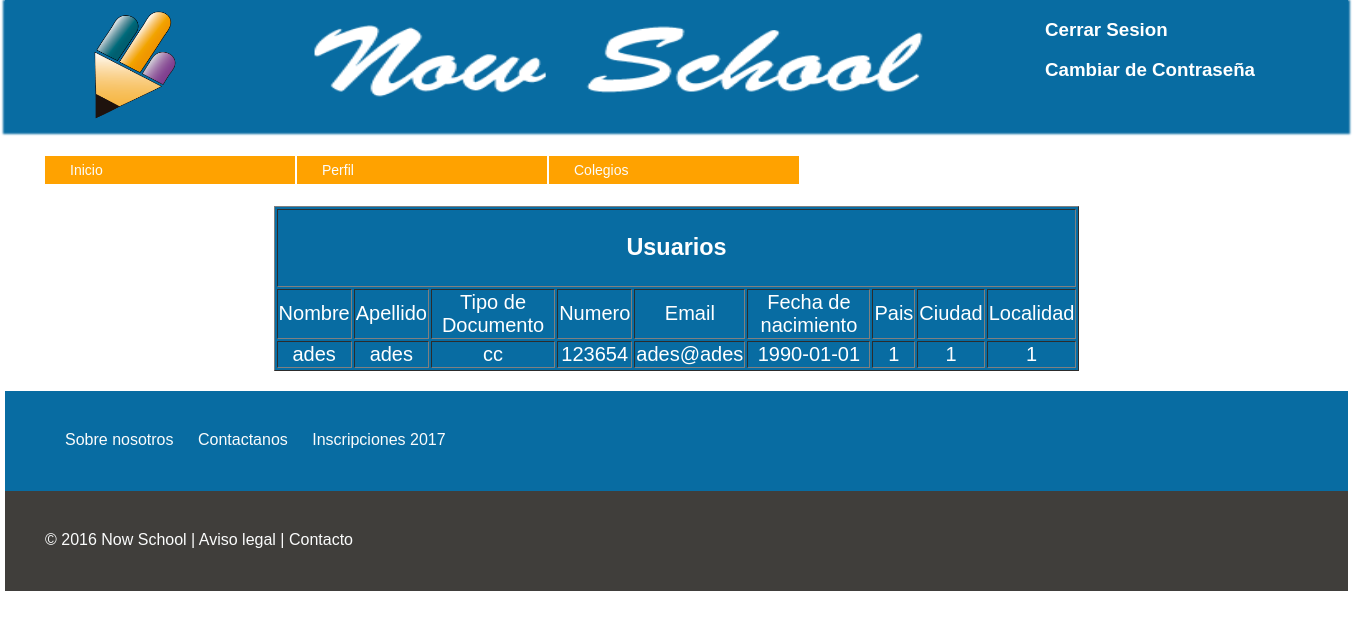
/ver_user.php (signed in), run on the app's committed database.
### tables this page shows
CREATE TABLE `cliente` (
  `_id_cliente` int(5) NOT NULL AUTO_INCREMENT,
  `nombrec` varchar(50) NOT NULL,
  `apellidoc` varchar(50) NOT NULL,
  `tipoid` varchar(50) NOT NULL,
  `numeroid` int(20) NOT NULL,
  `email` varchar(30) NOT NULL,
  `fec_nac` date NOT NULL,
  `nacionalidad` varchar(30) NOT NULL,
  `ciudad` varchar(50) NOT NULL,
  `localidad` varchar(50) NOT NULL,
  PRIMARY KEY (`_id_cliente`),
  UNIQUE KEY `email` (`email`)
);

### database/utilidades_sql.php (called while the page is built, shortened)
<?php
$MySqli = new MySqli (DB_HOST,DB_USER,DB_PASSWORD,DB_DATABASE);
mysqli_set_charset($MySqli, 'utf8');
function get_cliente ($cliente)
{
	global $MySqli;
	$sql = "SELECT * FROM cliente WHERE email='{$cliente}' limit 1";
	return $MySqli -> query($sql);
}
 ?>

### ver_user.php (the view)
<?php
include_once ('php/header.inc');
?>
<?php
include_once('database/utilidades_sql.php');
$result = get_cliente($_SESSION['email']);
?>
<div id="contenedor_vista_cliente">
 <div class="vista_cliente"><br>
        <table class="formatabla" border="1">
        <tr><td colspan="9">
        <h3>Usuarios</h3>
        <tr>
        <td>Nombre</td>
        <td>Apellido</td>
        <td>Tipo de Documento</td>
        <td>Numero</td>
        <td>Email</td>
        <td>Fecha de nacimiento</td>
        <td>Pais</td>
        <td>Ciudad</td>
        <td>Localidad</td>
        </tr>
<?php
$j=1;
while ($datos_cliente = $result -> fetch_assoc()) {
    if ($j%2==0){
            echo "<tr class='formatablatr0'>
            <td>".$datos_cliente ['nombrec']."</td>
            <td>".$datos_cliente ['apellidoc']."</td>
            <td>".$datos_cliente ['tipoid']."</td>
            <td>".$datos_cliente ['numeroid']."</td>
            <td>".$datos_cliente ['email']."</td>
            <td>".$datos_cliente ['fec_nac']."</td>
            <td>".$datos_cliente ['nacionalidad']."</td>
            <td>".$datos_cliente ['ciudad']."</td>
            <td>".$datos_cliente ['localidad']."</td>
            </tr>";
     }else{
            echo "<tr class='formatablatr1'>
             <td>".$datos_cliente ['nombrec']."</td>
            <td>".$datos_cliente ['apellidoc']."</td>
            <td>".$datos_cliente ['tipoid']."</td>
            <td>".$datos_cliente ['numeroid']."</td>
            <td>".$datos_cliente ['email']."</td>
            <td>".$datos_cliente ['fec_nac']."</td>
            <td>".$datos_cliente ['nacionalidad']."</td>
            <td>".$datos_cliente ['ciudad']."</td>
            <td>".$datos_cliente ['localidad']."</td>
            </tr>";
        }
    $j++;
 } ?>
</table>
    </div>
</div>
<?php
include_once ('php/footer.inc');
?>

### php/header.inc (shortened to what this page needs)
<!DOCTYPE html>
<html>
<head>
	<link rel="stylesheet" type="text/css" href="css/estilo.css">
	<link rel="stylesheet" type="text/css" href="css/carrusel.css">
</head>
<body>
	<header>
		<div class ="FI" id="logo"></div>
		<div class ="FC" id="titulo"></div>
		<div class ="FD" id="login">
			<?php
				if(isset ($_SESSION['email'])){
				echo "<a href='php/logout.php'><h3>Cerrar Sesion</h3></a>";
				echo "<a href='formulariocambiocontrasena.php'><h3>Cambiar de Contraseña</h3></a>";
			?>
		</div>
	</header>
			<div class="aside">
				<nav>
					<?php
					if($_SESSION['rol']=='admin'){
							include_once ('madmin.inc');
						}elseif($_SESSION['rol']=='colegio'){
								include_once ('mcolegio.inc');
						}elseif($_SESSION['rol']=='cliente') {
							 include_once ('mcliente.inc');
						}
					}else{
						 echo "<a href='formulariologin.php'><h3>Ingresar</h3></a>";
						 echo "<a href='formularioregistro.php'><h3>Registrar</h3></a>";
						 echo"</div> </header> <nav>";
						 include_once ('msinlogin.inc');
					}
					?>
					<div id="principal">

### php/mcliente.inc (shortened to what this page needs)
	<ul>
		<li><a href="index.php">Inicio</a></li>
		<li><a href="ver_perfil.php">Perfil</a></li>
		<li><a>Colegios</a>
		</li>
	</ul>
</div>

### php/footer.inc
			<aside>
				<div class="aside">
					<div class="aside2">
						<a href="#">Sobre nosotros </a>
						<a href="formulariocontactenos.php">Contactanos </a>
						<a href="#">Inscripciones 2017</a>
					</div>
				</div>
			</aside>
			<footer>
            	<div class="menufooter">
			 	© 2016 Now School | Aviso legal | Contacto
				</div>
			</footer>
	</body>
</html>

### css/estilo.css (style rules this page uses)
a { text-decoration: none; color: white; font-family: arial; }
aside { margin-top: 20px; width: 100%; clear: both; height: 100px; background-color:#086CA2; }
body { margin: auto; width: 1343px; font-family: helvetica; }
header { width: 100%; height: 130px; box-shadow: 0px 2px 2px 2px #086CA2; -moz-box-shadow: 0px 2px 2px 2px #086CA2; -webkit-box-shadow: 0px 2px 2px 2px #086CA2; background-color: #086CA2; }
ul li { padding: 5px; background-color:#FFA200; list-style: none; margin-right: 2px; }
li a { color: white; font-size: 14px; }
nav { width: 100%; height: 50px; }
nav > ul > li { list-style: none; display: block; float: left; width: 240px; text-align: left; }
footer { width: 100%; height: 100px; background-color: #403e3b; }
.aside { float:left; align-self: center; width: 100% }
.aside2 { padding: 40px; }
.aside a { color:#FBFCFC ; margin-left:20px ; }
.FI { float: left; }
.FD { float: right; }
.formatabla { width: 60%; background-color:#086CA2; color:white; margin: auto; }
.formatablatr1 { color: white; background-color:#086CA2; }
.menufooter { padding: 40px; color:#FBFCFC ; }
.vista_cliente { width: 100%; color:black; text-align: center; }
#contenedor_vista_cliente { width: 100%; color: black; font-size: 20px; }
#login { width: 240px; height: 130px; float: left; }
#logo { width: 100px; height: 100%; margin: 10px 0 0 80px; background-image: url('../img/logo.png'); background-size: 120px 140px; background-repeat: no-repeat; background-position: center; }
#principal { width: 100%; background-repeat: no-repeat; background-size:cover; margin: auto; }
#titulo { width: 860px; height: 100%; background-image: url('../img/titulo.png'); background-size: 700px 130px; background-repeat: no-repeat; background-position: center; float: left; }

### data on the page
cliente: nombrec "ades", apellidoc "ades", tipoid "cc", numeroid "123654", email "ades@ades", fec_nac "1990-01-01", nacionalidad "1", ciudad "1", localidad "1"
